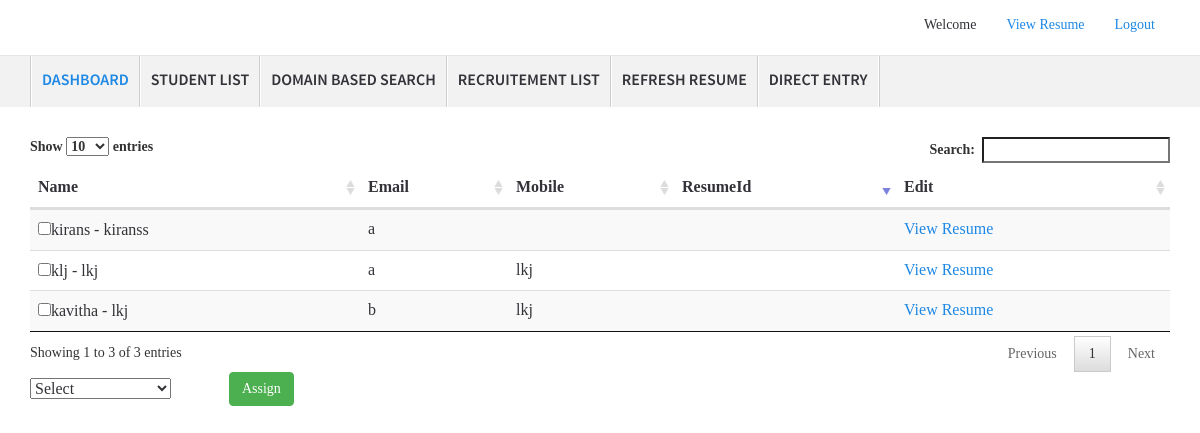
The app's page /admin/directEntry.php with its own data.
### tables this page shows
CREATE TABLE IF NOT EXISTS `tbl_student` (
  `idstudent` bigint(20) NOT NULL AUTO_INCREMENT,
  `firstname` varchar(50) DEFAULT NULL,
  `lastname` varchar(50) DEFAULT NULL,
  `email` varchar(255) DEFAULT NULL,
  `mobile` varchar(50) DEFAULT NULL,
  `city` varchar(50) DEFAULT NULL,
  `pincode` varchar(50) DEFAULT NULL,
  `country` varchar(100) DEFAULT NULL,
  `state` varchar(100) DEFAULT NULL,
  `dob` date DEFAULT NULL,
  `fathername` varchar(100) DEFAULT NULL,
  `gender` varchar(50) DEFAULT NULL,
  `languages` varchar(1000) DEFAULT NULL,
  `nationality` varchar(500) DEFAULT NULL,
  `sslc_passoutyear` varchar(10) DEFAULT NULL,
  `sslc_percentagetype` varchar(10) DEFAULT NULL,
  `sslc_percentage` varchar(10) DEFAULT NULL,
  `sslc_schoolname` varchar(1000) DEFAULT NULL,
  `puc_passoutyear` varchar(10) DEFAULT NULL,
  `puc_percentagetype` varchar(10) DEFAULT NULL,
  `puc_percentage` varchar(10) DEFAULT NULL,
  `puc_schoolname` varchar(1000) DEFAULT NULL,
  `deg_passoutyear` varchar(10) DEFAULT NULL,
  `deg_percentagetype` varchar(10) DEFAULT NULL,
  `deg_schoolname` varchar(1000) DEFAULT NULL,
  `deg_percentage` varchar(10) DEFAULT NULL,
  `deg_university` varchar(10) DEFAULT NULL,
  `pg_percentagetype` varchar(10) DEFAULT NULL,
  `pg_schoolname` varchar(1000) DEFAULT NULL,
  `pg_percentage` varchar(10) DEFAULT '0',
  `pg_passoutyear` varchar(10) DEFAULT NULL,
  `pg_university` varchar(1000) DEFAULT NULL,
  `address` text,
  `pgdip_percentagetype` varchar(10) DEFAULT NULL,
  `pgdip_schoolname` varchar(255) DEFAULT NULL,
  `pgdip_percentage` varchar(10) DEFAULT '0',
  `pgdip_passoutyear` varchar(5) DEFAULT NULL,
  `pgdip_university` varchar(255) DEFAULT NULL,
  `deg_department` bigint(20) DEFAULT NULL,
  `pg_department` bigint(20) DEFAULT NULL,
  `password` varchar(255) DEFAULT NULL,
  `career_objective` text NOT NULL,
  `phd_percentagetype` varchar(255) NOT NULL,
  `phd_schoolname` varchar(255) NOT NULL,
  `phd_percentage` varchar(255) NOT NULL DEFAULT '0',
  `phd_passoutyear` varchar(255) NOT NULL,
  `phd_university` varchar(255) NOT NULL,
  `phd_department` varchar(255) NOT NULL,
  `rvvlsiid` varchar(25) NOT NULL DEFAULT '0',
  `pgdip_coursename` varchar(255) NOT NULL,
  `deg_projectname` varchar(255) DEFAULT NULL,
  `deg_projectdescription` varchar(500) DEFAULT NULL,
  `deg_projecttools` varchar(255) DEFAULT NULL,
  `deg_projectchallenges` varchar(500) DEFAULT NULL,
  `pg_projectname` varchar(255) DEFAULT NULL,
  `pg_projectdescription` varchar(500) DEFAULT NULL,
  `pg_projecttools` varchar(255) DEFAULT NULL,
  `pg_projectchallenges` varchar(500) DEFAULT NULL,
  `resumeid` varchar(255) DEFAULT NULL,
  PRIMARY KEY (`idstudent`)
);

### admin/directEntry.php (the view, shortened to what this page needs)
<?php
$studentSql = mysql_query("Select * from tbl_student");
$i=0;
while($row = mysql_fetch_assoc($studentSql))
{
    $studentArray[$i]['idstudent'] = $row['idstudent'];
    $studentArray[$i]['studentname'] = $row['firstname'].' - '.$row['lastname'];
        $studentArray[$i]['idstudent'] = $row['idstudent'];
    $studentArray[$i]['email'] = $row['email'];
    $studentArray[$i]['mobile'] = $row['mobile'];
    $studentArray[$i]['resumeid'] = $row['resumeid'];
    $i++;
}
?>
	<link rel="stylesheet" type="text/css" href="tablegrid/css/jquery.dataTables.css">
    <link href="../css/bootstrap.min.css" rel="stylesheet">
    <link href="../css/main.css" rel="stylesheet">
  </head>
  <body>
  <form action='' method="POST">
  <?php include('../include/header.php');?>
    <?php include('include/nav.php');?>
    <div class="container mar-t30">
        <div class="clearfix brd-btm pad-b20" style="display:none">
        <a href="addCompanyProject.php" class="btn btn-primary pull-right" >+ ADD PROJECT</a>
    </div>
			<table id="example" class="table table-striped" cellspacing="0" width="100%">
				<thead>
					<tr>
						<th>Name</th>
						<th>Email</th>
						<th>Mobile</th>
						<th>ResumeId</th>
						<th>Edit</th>
					</tr>
				</thead>
				<tbody>
				<?php for($i=0;$i<count($studentArray);$i++){
					$idstudent = $studentArray[$i]['idstudent'];?>
					<tr>
            <td><input type='checkbox' name='studentName[]' value='<?php echo $idstudent;?>'><?php echo $studentArray[$i]['studentname'];?></td>
						<td><?php echo $studentArray[$i]['email'];?></td>
						<td><?php echo $studentArray[$i]['mobile'];?></td>
						<td><?php echo $studentArray[$i]['resumeid'];?></td>
            <td><a href='viewResume.php?idstudent=<?php echo $idstudent;?>' target='_blank'>View Resume</a></td>
					</tr>
					<?php }?>
				</tbody>
			</table>
			 <table>
             <tr>
                <td>
                <select id='recruitmentPosition' name='recruitmentPosition'>
                <option value=''>Select</option>
                    </select>
                </td>
                <td>
                <div class="form-group">
            <label class="col-sm-4 control-label">&nbsp;</label>
            <div class="col-sm-8">
                <button type="submit" class="btn btn-primary">Assign</button>
            </div>
          </div>
                </td>
             </tr>
            </table>
</div>
</form>
</body>

### css/main.css (style rules this page uses)
body { font-family: 'source_sans_proregular'; font-size: 14px; color: #333238; }
a { color: #1e88e5; }
.container { max-width: 1180px; }
.mar-t30 { margin-top: 30px; }
.pad-b20 { padding-bottom:20px; }
.brd-btm { border-bottom: 1px solid #e5e5e5; }
.btn-primary.btn-primary, .btn-inverse.btn-inverse:hover { background-color: #4caf50; border-color: #4caf50; color: #fff; }
.control-label { font-weight: normal; }

### records on screen
tbl_student: studentname "klj - lkj", email "a", mobile "lkj"
tbl_student: studentname "kavitha - lkj", email "b", mobile "lkj"

### other values on screen
$studentArray[$i]['studentname'] "kirans - kiranss"
$studentArray[$i]['email'] "a"
